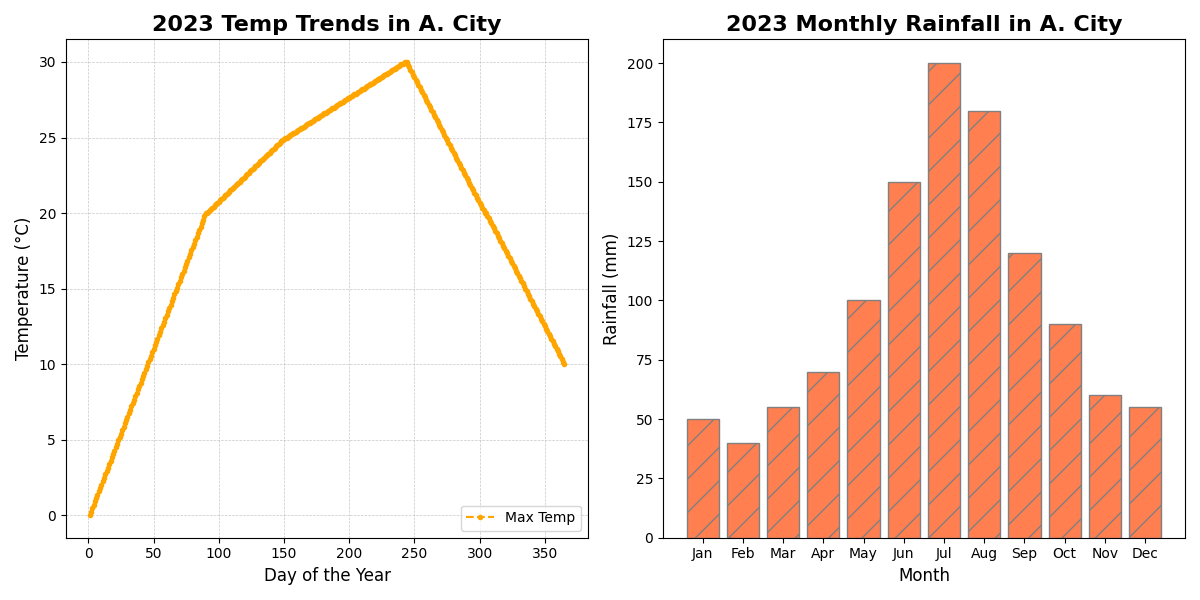

This chart was generated by the following Python code:
import matplotlib.pyplot as plt
import numpy as np

days = np.arange(1, 366)
months = np.arange(1, 13)

high_temps = np.concatenate([
    np.linspace(0, 20, 90),
    np.linspace(20, 25, 61),
    np.linspace(25, 30, 92),
    np.linspace(30, 20, 61),
    np.linspace(20, 10, 61)
])

rainfall = np.array([50, 40, 55, 70, 100, 150, 200, 180, 120, 90, 60, 55])

fig, ax = plt.subplots(1, 2, figsize=(12, 6), dpi=100)

# Randomized stylistic changes
ax[0].plot(days, high_temps, label='Max Temp', color='orange', linestyle='--', marker='o', markersize=3)

ax[0].set_title('2023 Temp Trends in A. City', fontsize=16, fontweight='bold')
ax[0].set_xlabel('Day of the Year', fontsize=12)
ax[0].set_ylabel('Temperature (°C)', fontsize=12)
ax[0].legend(loc='lower right')
ax[0].grid(True, linestyle='--', linewidth=0.5, alpha=0.7)

ax[1].bar(months, rainfall, color='coral', edgecolor='grey', hatch='/')

ax[1].set_title('2023 Monthly Rainfall in A. City', fontsize=16, fontweight='bold')
ax[1].set_xlabel('Month', fontsize=12)
ax[1].set_ylabel('Rainfall (mm)', fontsize=12)
ax[1].set_xticks(months)
ax[1].set_xticklabels(['Jan', 'Feb', 'Mar', 'Apr', 'May', 'Jun', 'Jul', 'Aug', 'Sep', 'Oct', 'Nov', 'Dec'])
ax[1].grid(False)

plt.tight_layout()
plt.show()
